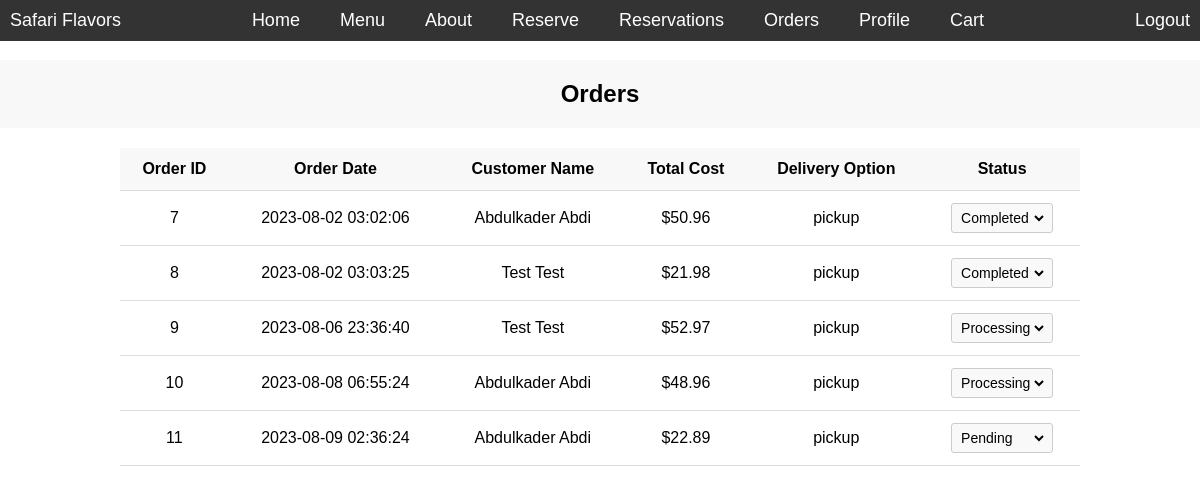
Page /restaurant/orders.php (signed in) on the committed database.
### tables this page shows
CREATE TABLE `orders` (
  `order_id` int(11) NOT NULL,
  `user_id` int(11) NOT NULL,
  `order_date` datetime NOT NULL,
  `total_cost` decimal(10,2) NOT NULL,
  `delivery_option` enum('pickup','delivery') NOT NULL,
  `pickup_time` time DEFAULT NULL,
  `delivery_address` text DEFAULT NULL,
  `payment_info` varchar(100) NOT NULL,
  `order_status` enum('pending','processing','completed','cancelled') NOT NULL,
  `created_at` timestamp NOT NULL DEFAULT current_timestamp(),
  `updated_at` timestamp NOT NULL DEFAULT current_timestamp() ON UPDATE current_timestamp(),
  `rate` enum('1','2','3','4','5') DEFAULT '1'
);

CREATE TABLE `users` (
  `user_id` int(11) NOT NULL,
  `full_name` varchar(100) NOT NULL,
  `username` varchar(50) NOT NULL,
  `password` varchar(255) NOT NULL,
  `email` varchar(100) NOT NULL,
  `address` varchar(100) NOT NULL,
  `role` enum('customer','staff','manager') NOT NULL,
  `phone_number` varchar(20) NOT NULL
);

### restaurant/orders.php (the view, shortened to what this page needs)
<?php
include 'connection.php';
$userID = $_SESSION['user_id'];
$roleQuery = "SELECT role FROM users WHERE user_id = $userID";
$roleResult = mysqli_query($conn, $roleQuery);
$userRole = mysqli_fetch_assoc($roleResult)['role'];
$orders = array();
if ($userRole === 'manager' || $userRole === 'staff') {
    $allOrdersQuery = "SELECT * FROM orders";
    $allOrdersResult = mysqli_query($conn, $allOrdersQuery);
    if (mysqli_num_rows($allOrdersResult) > 0) {
        while ($row = mysqli_fetch_assoc($allOrdersResult)) {
            $orders[] = $row;
        }
    }
}
?>
<!DOCTYPE html>
<html lang="en">
<head>
</head>
<body>
    <?php include 'navbar.php'; ?>
    <h2>Orders</h2>
    <div class="order-table">
        <table>
            <tr>
                <th>Order ID</th>
                <th>Order Date</th>
                <th>Customer Name</th>
                <th>Total Cost</th>
                <th>Delivery Option</th>
                <th>Status</th>
            </tr>
            <?php
            foreach ($orders as $order) {
                $orderID = $order['order_id'];
                $orderDate = $order['order_date'];
                $totalCost = $order['total_cost'];
                $deliveryOption = $order['delivery_option'];
                $orderStatus = $order['order_status'];
                $customerID = $order['user_id'];
                $customerNameQuery = "SELECT full_name FROM users WHERE user_id = $customerID";
                $customerNameResult = mysqli_query($conn, $customerNameQuery);
                $customerName = mysqli_fetch_assoc($customerNameResult)['full_name'];
                echo '<tr>';
                echo '<td>' . $orderID . '</td>';
                echo '<td>' . $orderDate . '</td>';
                echo '<td>' . $customerName . '</td>';
                echo '<td>$' . $totalCost . '</td>';
                echo '<td>' . $deliveryOption . '</td>';
                if ($userRole === 'manager' || $userRole === 'staff') {
                    echo '<td>';
                    echo '<div class="order-status-select">';
                    echo '<form action="orders.php" method="post">';
                    echo '<select name="new_status" onchange="this.form.submit()">';
                    echo '<option value="pending" ' . ($orderStatus === 'pending' ? 'selected' : '') . '>Pending</option>';
                    echo '<option value="processing" ' . ($orderStatus === 'processing' ? 'selected' : '') . '>Processing</option>';
                    echo '<option value="completed" ' . ($orderStatus === 'completed' ? 'selected' : '') . '>Completed</option>';
                    echo '</select>';
                    echo '</form>';
                    echo '</div>';
                    echo '</td>';
                }else {
                    echo '<td>' . $orderStatus . '</td>';
                }
                echo '</tr>';
            }
            ?>
        </table>
    </div>
</body>
</html>

### restaurant/orders.php (style rules this page uses)
body { font-family: Arial, sans-serif; margin: 0; padding: 0; }
h2 { text-align: center; padding: 20px 0; background-color: #f8f8f8; }
.order-table { max-width: 1000px; margin: 0 auto; padding: 20px; }
table { width: 100%; border-collapse: collapse; }
th, td { padding: 12px; text-align: center; border-bottom: 1px solid #ddd; }
th { background-color: #f8f8f8; }
.order-status-select { display: inline-block; padding: 5px; border: 1px solid #ccc; border-radius: 3px; background-color: #f9f9f9; }
.order-status-select select { border: none; background-color: transparent; font-size: 14px; cursor: pointer; }
.order-status-select select option { background-color: #fff; }

### restaurant/navbar.php (style rules this page uses)
* { margin: 0; padding: 0; box-sizing: border-box; }
body { padding-top: 60px; }

### rows in the picture
orders: order_id "7", order_date "2023-08-02 03:02:06", user.full_name "Abdulkader Abdi", total_cost "50.96", delivery_option "pickup", new_status "Completed"
orders: order_id "8", order_date "2023-08-02 03:03:25", user.full_name "Test Test", total_cost "21.98", delivery_option "pickup", new_status "Completed"
orders: order_id "9", order_date "2023-08-06 23:36:40", user.full_name "Test Test", total_cost "52.97", delivery_option "pickup", new_status "Processing"
orders: order_id "10", order_date "2023-08-08 06:55:24", user.full_name "Abdulkader Abdi", total_cost "48.96", delivery_option "pickup", new_status "Processing"
orders: order_id "11", order_date "2023-08-09 02:36:24", user.full_name "Abdulkader Abdi", total_cost "22.89", delivery_option "pickup", new_status "Pending"
